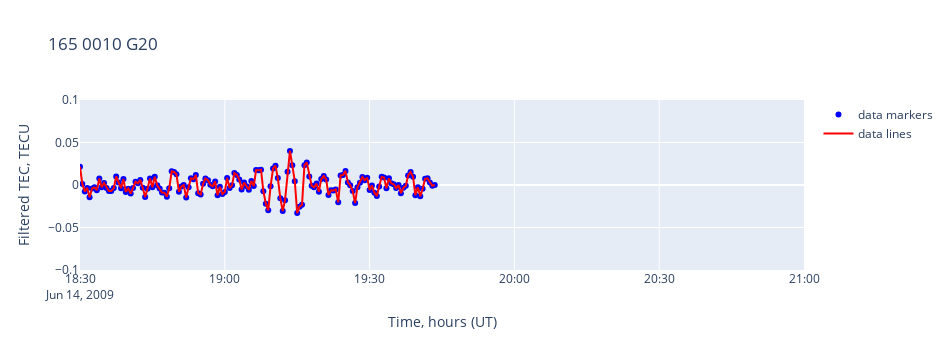

Source (notebook cell):
### Markdown cell above
### 4. Построение графика (Plotly)

### Code cell
# отбор интервала времени
df = df[
    (df["timestamp"] >= ts) & (df["timestamp"] <= te)
]

layout = dict(xaxis=dict(title='Time, hours (UT)'),
              yaxis=dict(title='Filtered TEC, TECU'))

fig = go.Figure(layout=layout)

fig.add_trace(go.Scatter(x=df['timestamp'], y=df['value'], 
                         mode='markers', name='data markers',
                         marker=dict(color='blue')))

fig.add_trace(go.Scatter(x=df['timestamp'], y=df['value'], 
                         mode='lines', name='data lines',
                         marker=dict(color='red')))

fig.update_layout(autosize=False,
                  width = 950,
                  height = 350,
                  title={'text': anchored_text_label})

fig.update_layout(yaxis_range=[-0.1,0.1],
                  xaxis_range=[ts, te])

fig.update_yaxes(scaleanchor = "x",
                 scaleratio = 2)

fig.show()

### Figure 1 — Plotly figure (JSON) as saved in the notebook; plotly's stock layout.template omitted (floating-point values rounded to 4 significant figures; data arrays with more than 128 entries replaced by an {"elided": "..."} marker saying what was removed)
{"data": [{"marker": {"color": "blue"}, "mode": "markers", "name": "data markers", "type": "scatter", "x": {"elided": "148 str values"}, "y": {"elided": "148 float values"}}, {"marker": {"color": "red"}, "mode": "lines", "name": "data lines", "type": "scatter", "x": {"elided": "148 str values"}, "y": {"elided": "148 float values"}}], "layout": {"autosize": false, "height": 350, "title": {"text": "165 0010 G20"}, "width": 950, "xaxis": {"range": ["2009-06-14T18:30:00", "2009-06-14T21:00:00"], "title": {"text": "Time, hours (UT)"}}, "yaxis": {"range": [-0.1, 0.1], "scaleanchor": "x", "scaleratio": 2, "title": {"text": "Filtered TEC, TECU"}}}}
